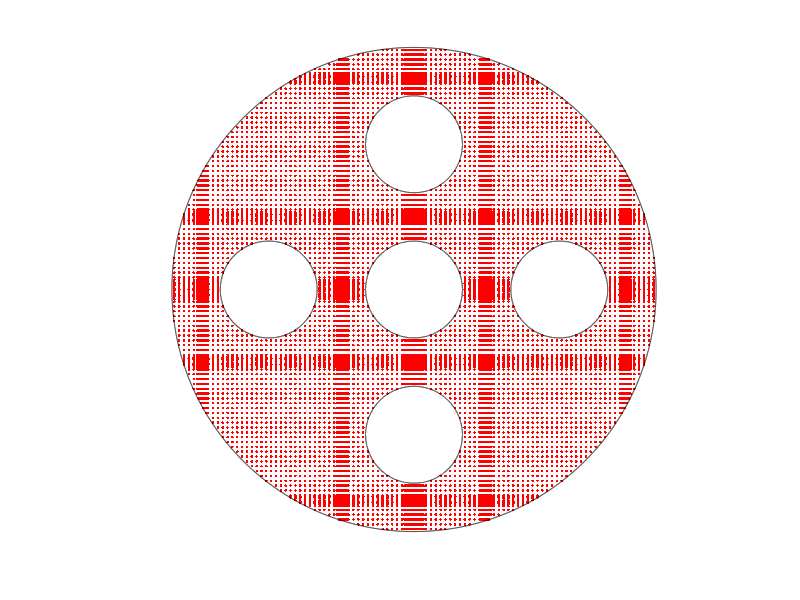

Reproduce this figure in MATLAB. (Note: this script raises an error after producing the figure.)
% Example_6cr55_contour_save.m
% Nasser June 12, 2019
clear;clc
% To generate the data in the files:
% x5cr_55_pt.mat, y5cr_55_pt.mat, R5cr_55_pt.mat,
% which will be used by the MATLAB file:
% Example_6cr55_contour_plot.m
% to plot the contour lines in Figure 16 (first row, left) in the paper:
% E. Kalmoun, M. Nasser and M. Vuorinen, Numerical computation of Mityuk's
% function and radius for some canonical slit domains. 
% 
%
% choose the values of theta_0, theta_1, ..., theta_5
% here theta_1=theta_2=theta_3=theta_4=theta_5=pi/2 (the canonical 
% domain is the unit disk with 5 circular slits
%
thetak = [pi/2;pi/2;pi/2;pi/2;pi/2;pi/2];
% The parametrization of the boundary
n  =  2^14;
t  = [0:2*pi/n:2*pi-2*pi/n].';
k  =  1; % the unit circle: |z|=1
et(1+(k-1)*n:k*n,1)  =  1.* exp(i.*t);
etp(1+(k-1)*n:k*n,1) =  1i.*exp(i.*t);
k  =  2; % the inner circle: |z-0.0|=0.2
et(1+(k-1)*n:k*n,1)  =  0.0 +0.2.* exp(-i.*t);
etp(1+(k-1)*n:k*n,1) =      -0.2i.*exp(-i.*t);
k  =  3; % the inner circle: |z-0.6|=0.2
et(1+(k-1)*n:k*n,1)  =  0.6 +0.2.* exp(-i.*t);
etp(1+(k-1)*n:k*n,1) =      -0.2i.*exp(-i.*t);
k  =  4; % the inner circle: |z-0.6i|=0.2
et(1+(k-1)*n:k*n,1)  =  0.6i+0.2.* exp(-i.*t);
etp(1+(k-1)*n:k*n,1) =      -0.2i.*exp(-i.*t);
k  =  5; % the inner circle: |z+0.6|=0.2
et(1+(k-1)*n:k*n,1)  = -0.6 +0.2.* exp(-i.*t);
etp(1+(k-1)*n:k*n,1) =      -0.2i.*exp(-i.*t);
k  =  6; % the inner circle: |z+0.6i|=0.2
et(1+(k-1)*n:k*n,1)  = -0.6i+0.2.* exp(-i.*t);
etp(1+(k-1)*n:k*n,1) =      -0.2i.*exp(-i.*t);
% generat a meshgrid in the domain G
[x,y]=meshgrid([-0.99:0.02:-0.89,-0.895:0.005:-0.855,-0.85:0.02:-0.33,-0.32:0.005:-0.275,-0.27:0.02:-0.05,...
                -0.04:0.005:0.04,0.05:0.02:0.27,0.275:0.005:0.32,0.33:0.02:0.85,0.855:0.005:0.895,0.89:0.02:0.99],...
               [-0.99:0.02:-0.89,-0.895:0.005:-0.855,-0.85:0.02:-0.33,-0.32:0.005:-0.275,-0.27:0.02:-0.05,...
                -0.04:0.005:0.04,0.05:0.02:0.27,0.275:0.005:0.32,0.33:0.02:0.85,0.855:0.005:0.895,0.89:0.02:0.99]);
z=x+i*y;
z(abs(z)>=1 | abs(z)<=0.2 | abs(z-0.6)<=0.2 | abs(z-0.6i)<=0.2 | abs(z+0.6)<=0.2 | abs(z+0.6i)<=0.2) = NaN;
sum(sum(abs(z)>=0))
% 
% plot(real(z),imag(z),'.r');
% 
figure
hold on
box on
plot(real(z),imag(z),'.r');
k  =  1; crv=et(1+(k-1)*n:k*n,1);plot(real(crv),imag(crv),'k')
k  =  2; crv=et(1+(k-1)*n:k*n,1);plot(real(crv),imag(crv),'k')
k  =  3; crv=et(1+(k-1)*n:k*n,1);plot(real(crv),imag(crv),'k')
k  =  4; crv=et(1+(k-1)*n:k*n,1);plot(real(crv),imag(crv),'k')
k  =  5; crv=et(1+(k-1)*n:k*n,1);plot(real(crv),imag(crv),'k')
k  =  6; crv=et(1+(k-1)*n:k*n,1);plot(real(crv),imag(crv),'k')
axis equal
grid on
axis([-1.01  1.01 -1.01  1.01])
axis off
%
% 
% 
% computing the values of Compute Mityuk's radius R(G,alpha) where alpha is
% the matrix of meshgrid points
[mz,nz]  = size(z);
for k=1:mz
    for j=1:nz
        if abs(z(k,j))>=0
            R(k,j)  =  Mityuk(et,etp,n,thetak,z(k,j));
        else
            R(k,j)  =  NaN;
        end
        [x(k,j) y(k,j) R(k,j)]
    end
end
% save the data
save('x5cr_55_pt.mat', 'x', '-ascii', '-double')
save('y5cr_55_pt.mat', 'y', '-ascii', '-double')
save('R5cr_55_pt.mat', 'R', '-ascii', '-double')
%